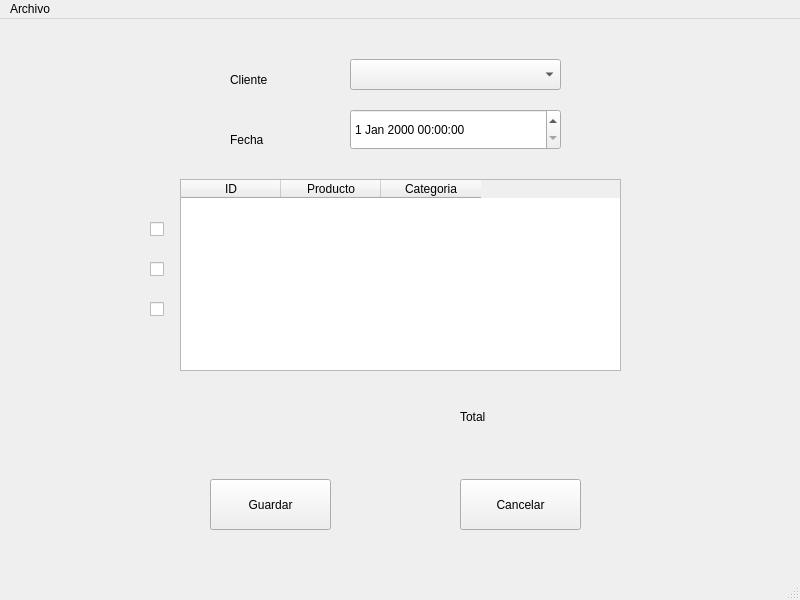
<?xml version="1.0" encoding="UTF-8"?>
<ui version="4.0">
 <class>MainWindow</class>
 <widget class="QMainWindow" name="MainWindow">
  <property name="geometry">
   <rect>
    <x>0</x>
    <y>0</y>
    <width>800</width>
    <height>600</height>
   </rect>
  </property>
  <property name="windowTitle">
   <string>MainWindow</string>
  </property>
  <widget class="QWidget" name="centralwidget">
   <widget class="QComboBox" name="customerPurchaseComboBox">
    <property name="geometry">
     <rect>
      <x>350</x>
      <y>40</y>
      <width>211</width>
      <height>31</height>
     </rect>
    </property>
   </widget>
   <widget class="QDateTimeEdit" name="CompraDateTime">
    <property name="geometry">
     <rect>
      <x>350</x>
      <y>90</y>
      <width>211</width>
      <height>41</height>
     </rect>
    </property>
   </widget>
   <widget class="QLabel" name="label">
    <property name="geometry">
     <rect>
      <x>230</x>
      <y>50</y>
      <width>81</width>
      <height>21</height>
     </rect>
    </property>
    <property name="text">
     <string>Cliente</string>
    </property>
   </widget>
   <widget class="QLabel" name="label_2">
    <property name="geometry">
     <rect>
      <x>230</x>
      <y>110</y>
      <width>81</width>
      <height>21</height>
     </rect>
    </property>
    <property name="text">
     <string>Fecha</string>
    </property>
   </widget>
   <widget class="QPushButton" name="SaveCompraButton">
    <property name="geometry">
     <rect>
      <x>210</x>
      <y>460</y>
      <width>121</width>
      <height>51</height>
     </rect>
    </property>
    <property name="text">
     <string>Guardar</string>
    </property>
   </widget>
   <widget class="QPushButton" name="CancelCompraButton">
    <property name="geometry">
     <rect>
      <x>460</x>
      <y>460</y>
      <width>121</width>
      <height>51</height>
     </rect>
    </property>
    <property name="text">
     <string>Cancelar</string>
    </property>
   </widget>
   <widget class="QTableWidget" name="purchaseTableWidget">
    <property name="geometry">
     <rect>
      <x>180</x>
      <y>160</y>
      <width>441</width>
      <height>192</height>
     </rect>
    </property>
    <column>
     <property name="text">
      <string>ID</string>
     </property>
    </column>
    <column>
     <property name="text">
      <string>Producto</string>
     </property>
    </column>
    <column>
     <property name="text">
      <string>Categoria</string>
     </property>
    </column>
   </widget>
   <widget class="QLabel" name="label_3">
    <property name="geometry">
     <rect>
      <x>460</x>
      <y>390</y>
      <width>55</width>
      <height>16</height>
     </rect>
    </property>
    <property name="text">
     <string>Total</string>
    </property>
   </widget>
   <widget class="QLabel" name="priceTotalLabel">
    <property name="geometry">
     <rect>
      <x>550</x>
      <y>390</y>
      <width>55</width>
      <height>16</height>
     </rect>
    </property>
    <property name="text">
     <string/>
    </property>
   </widget>
   <widget class="QCheckBox" name="checkBox0">
    <property name="geometry">
     <rect>
      <x>150</x>
      <y>200</y>
      <width>21</width>
      <height>20</height>
     </rect>
    </property>
    <property name="text">
     <string/>
    </property>
   </widget>
   <widget class="QCheckBox" name="checkBox1">
    <property name="geometry">
     <rect>
      <x>150</x>
      <y>240</y>
      <width>21</width>
      <height>20</height>
     </rect>
    </property>
    <property name="text">
     <string/>
    </property>
   </widget>
   <widget class="QCheckBox" name="checkBox2">
    <property name="geometry">
     <rect>
      <x>150</x>
      <y>280</y>
      <width>21</width>
      <height>20</height>
     </rect>
    </property>
    <property name="text">
     <string/>
    </property>
   </widget>
  </widget>
  <widget class="QMenuBar" name="menubar">
   <property name="geometry">
    <rect>
     <x>0</x>
     <y>0</y>
     <width>800</width>
     <height>26</height>
    </rect>
   </property>
   <widget class="QMenu" name="menuArchivo">
    <property name="title">
     <string>Archivo</string>
    </property>
    <addaction name="actionNueva_Compra"/>
    <addaction name="actionSalir"/>
   </widget>
   <addaction name="menuArchivo"/>
  </widget>
  <widget class="QStatusBar" name="statusbar"/>
  <action name="actionNueva_Compra">
   <property name="text">
    <string>Nueva Compra</string>
   </property>
  </action>
  <action name="actionSalir">
   <property name="text">
    <string>Salir</string>
   </property>
  </action>
 </widget>
 <resources/>
 <connections/>
</ui>
